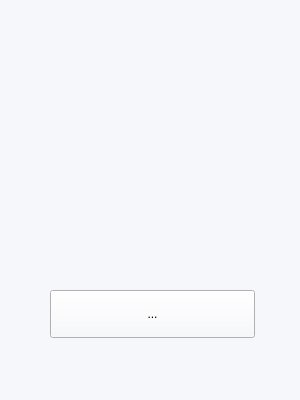
<?xml version="1.0" encoding="UTF-8"?>
<ui version="4.0">
 <class>Widget</class>
 <widget class="QWidget" name="Widget">
  <property name="geometry">
   <rect>
    <x>0</x>
    <y>0</y>
    <width>300</width>
    <height>400</height>
   </rect>
  </property>
  <property name="minimumSize">
   <size>
    <width>300</width>
    <height>400</height>
   </size>
  </property>
  <property name="maximumSize">
   <size>
    <width>300</width>
    <height>400</height>
   </size>
  </property>
  <property name="windowTitle">
   <string>欢迎来到Sudoku</string>
  </property>
  <property name="styleSheet">
   <string notr="true">background-color: rgb(246, 247, 251);</string>
  </property>
  <widget class="QToolButton" name="startButton">
   <property name="geometry">
    <rect>
     <x>50</x>
     <y>290</y>
     <width>205</width>
     <height>48</height>
    </rect>
   </property>
   <property name="minimumSize">
    <size>
     <width>205</width>
     <height>48</height>
    </size>
   </property>
   <property name="maximumSize">
    <size>
     <width>205</width>
     <height>48</height>
    </size>
   </property>
   <property name="text">
    <string>...</string>
   </property>
   <property name="icon">
    <iconset resource="icon.qrc">
     <normaloff>:/icon/icon/startButton.png</normaloff>:/icon/icon/startButton.png</iconset>
   </property>
   <property name="iconSize">
    <size>
     <width>205</width>
     <height>48</height>
    </size>
   </property>
  </widget>
  <widget class="QLabel" name="label">
   <property name="geometry">
    <rect>
     <x>80</x>
     <y>70</y>
     <width>131</width>
     <height>161</height>
    </rect>
   </property>
   <property name="text">
    <string/>
   </property>
   <property name="pixmap">
    <pixmap resource="icon.qrc">:/icon/icon/background.jpg</pixmap>
   </property>
   <property name="scaledContents">
    <bool>true</bool>
   </property>
  </widget>
 </widget>
 <resources>
  <include location="icon.qrc"/>
 </resources>
 <connections/>
</ui>
